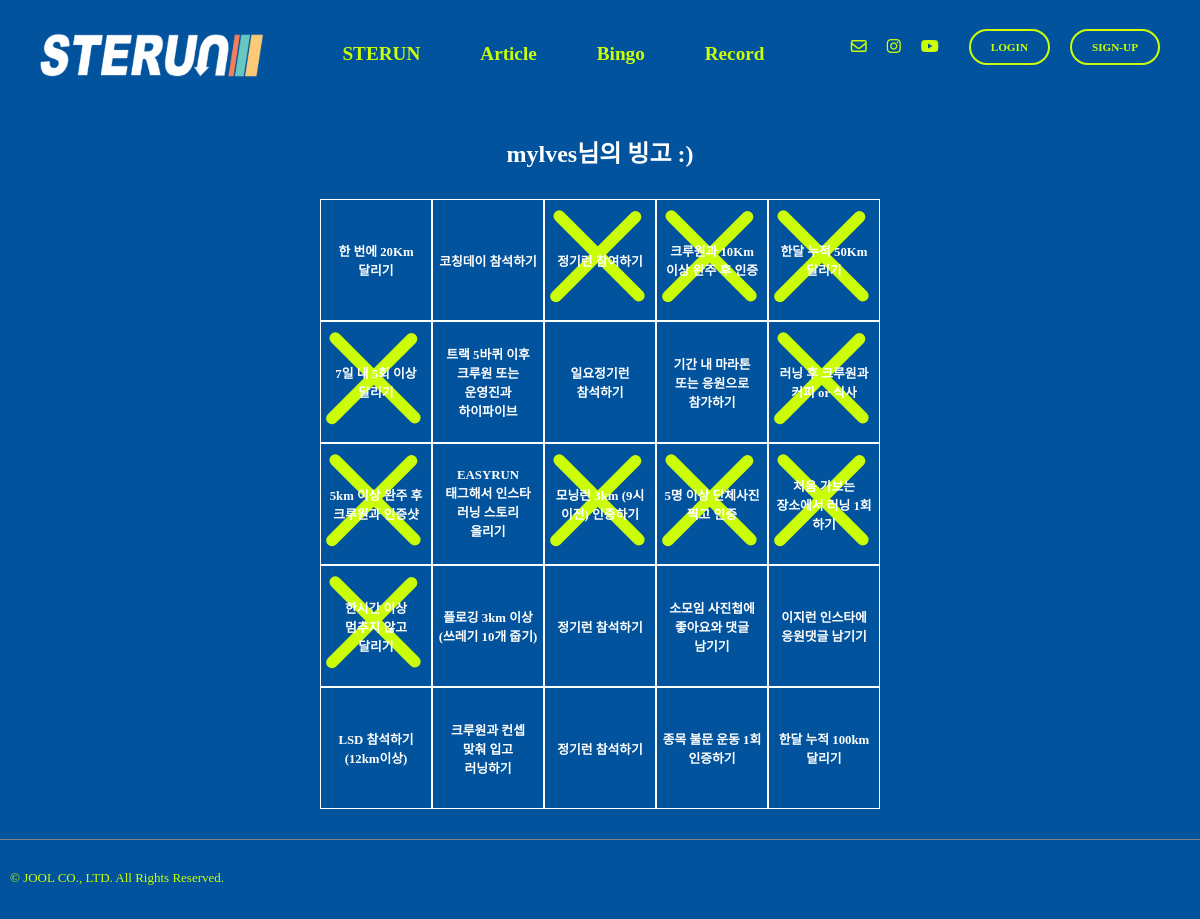
/bingo/1, run on an earlier commit of the app's database.
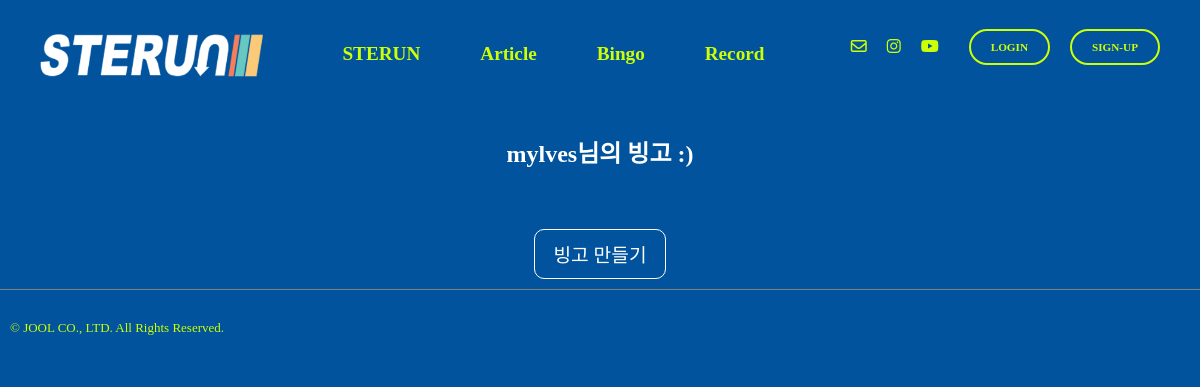
And on a later commit of the database.
### bingo/models.py (models this page shows, shortened)
class BingoCheck(models.Model):
    bingo_item = models.ForeignKey(BingoItem, on_delete=models.CASCADE)
    user = models.ForeignKey(settings.AUTH_USER_MODEL, on_delete=models.CASCADE)
    completed = models.BooleanField(default=False)

class BingoItem(models.Model):
    item_id = models.IntegerField(primary_key=True)
    content = models.CharField(max_length=100, blank=False, null=False)
    row = models.IntegerField(null=False, blank=False)
    col = models.IntegerField(null=False, blank=False)

### bingo/views.py (the view)
# urls.py: path("<str:pk>", views.bingo, name="bingo"),
def bingo(request, pk):
    user = get_object_or_404(User, pk=pk)
    login_user = request.user
    if user == login_user:
        user_matched = 1
    else:
        user_matched = None
    print(user_matched)
    bingo_item_1r = BingoCheck.objects.select_related("bingo_item").filter(user=pk).filter(bingo_item__row=1)
    bingo_item_2r = BingoCheck.objects.select_related("bingo_item").filter(user=pk).filter(bingo_item__row=2)
    bingo_item_3r = BingoCheck.objects.select_related("bingo_item").filter(user=pk).filter(bingo_item__row=3)
    bingo_item_4r = BingoCheck.objects.select_related("bingo_item").filter(user=pk).filter(bingo_item__row=4)
    bingo_item_5r = BingoCheck.objects.select_related("bingo_item").filter(user=pk).filter(bingo_item__row=5)
    lenof5l = len(bingo_item_5r)
    return render(request,"bingo.html",{"bingo_item_1r":bingo_item_1r, "bingo_item_2r":bingo_item_2r, "bingo_item_3r":bingo_item_3r, "bingo_item_4r":bingo_item_4r, "bingo_item_5r":bingo_item_5r, "user_id":pk, "len":lenof5l,"user_name":user.username, "user_matched":user_matched})

### templates/bingo.html (shortened to what this page needs)
{% extends "base.html" %}
{% load static %}
{% block content %}
  <div class="bingo-title">{{ user_name }}님의 빙고 :)</div>
  <div class="bingo-board fade-in-up-short">
    <div class="bingo-row">
      {% for item in bingo_item_1r %}
        <label for="{{ item.bingo_item.item_id }}">
          <div class="bingo-col" id="item{{ item.bingo_item.item_id }}">
            {{ item.bingo_item.content }}
            <div id="bingo-img{{ item.bingo_item.item_id }}" class="bingo-img">
              <img class="bingo-stamp" src="{% static "img/x-symbol_btn.svg" %}" alt="main-img" height="auto," width="auto">
            </div>
          </div>
        </label>
      {% endfor %}
    </div>
    <div class="bingo-row">
      {% for item in bingo_item_2r %}
        <label for="{{ item.bingo_item.item_id }}">
          <div class="bingo-col" id="item{{ item.bingo_item.item_id }}">
            {{ item.bingo_item.content }}
            <div id="bingo-img{{ item.bingo_item.item_id }}" class="bingo-img">
              <img class="bingo-stamp" src="{% static "img/x-symbol_btn.svg" %}" alt="main-img" height="auto," width="auto">
            </div>
          </div>
        </label>
      {% endfor %}
    </div>
    <div class="bingo-row">
      {% for item in bingo_item_3r %}
        <label for="{{ item.bingo_item.item_id }}">
          <div class="bingo-col" id="item{{ item.bingo_item.item_id }}">
            {{ item.bingo_item.content }}
            <div id="bingo-img{{ item.bingo_item.item_id }}" class="bingo-img">
              <img class="bingo-stamp" src="{% static "img/x-symbol_btn.svg" %}" alt="main-img" height="auto," width="auto">
            </div>
          </div>
        </label>
      {% endfor %}
    </div>
    <div class="bingo-row">
      {% for item in bingo_item_4r %}
        <label for="{{ item.bingo_item.item_id }}">
          <div class="bingo-col" id="item{{ item.bingo_item.item_id }}">
            {{ item.bingo_item.content }}
            <div id="bingo-img{{ item.bingo_item.item_id }}" class="bingo-img">
              <img class="bingo-stamp" src="{% static "img/x-symbol_btn.svg" %}" alt="main-img" height="auto," width="auto">
            </div>
          </div>
        </label>
      {% endfor %}
    </div>
    <div class="bingo-row">
      {% for item in bingo_item_5r %}
        <label for="{{ item.bingo_item.item_id }}">
          <div class="bingo-col" id="item{{ item.bingo_item.item_id }}">
            {{ item.bingo_item.content }}
          </div>
        </label>
      {% endfor %}
    </div>
  </div>
  {% if len != 5 %}
    <a href="{% url 'bingo:create_bingo' user.pk %}">
      <div class="create-bingo-btn">빙고 만들기</div>
    </a>
  {% endif %}
{% endblock content %}

What changed in the data, as far as the page shows it:
removed BingoCheck: bingo_item.content "한 번에 20Km 달리기"
removed BingoCheck: bingo_item.content "코칭데이 참석하기"
removed BingoCheck: bingo_item.content "정기런 참여하기"
removed BingoCheck: bingo_item.content "크루원과 10Km 이상 완주 후 인증"
removed BingoCheck: bingo_item.content "한달 누적 50Km 달리기"
removed BingoCheck: bingo_item.content "7일 내 5회 이상 달리기"
removed BingoCheck: bingo_item.content "트랙 5바퀴 이후 크루원 또는 운영진과 하이파이브"
removed BingoCheck: bingo_item.content "일요정기런 참석하기"
removed BingoCheck: bingo_item.content "기간 내 마라톤 또는 응원으로 참가하기"
removed BingoCheck: bingo_item.content "러닝 후 크루원과 커피 or 식사"
removed BingoCheck: bingo_item.content "5km 이상 완주 후 크루원과 인증샷"
removed BingoCheck: bingo_item.content "EASYRUN 태그해서 인스타 러닝 스토리 올리기"
removed BingoCheck: bingo_item.content "모닝런 3km (9시 이전) 인증하기"
removed BingoCheck: bingo_item.content "5명 이상 단체사진 찍고 인증"
removed BingoCheck: bingo_item.content "처음 가보는 장소에서 러닝 1회 하기"
removed BingoCheck: bingo_item.content "한시간 이상 멈추지 않고 달리기"
removed BingoCheck: bingo_item.content "플로깅 3km 이상 (쓰레기 10개 줍기)"
removed BingoCheck: bingo_item.content "정기런 참석하기"
removed BingoCheck: bingo_item.content "소모임 사진첩에 좋아요와 댓글 남기기"
removed BingoCheck: bingo_item.content "이지런 인스타에 응원댓글 남기기"
removed BingoCheck: bingo_item.content "LSD 참석하기 (12km이상)"
removed BingoCheck: bingo_item.content "크루원과 컨셉 맞춰 입고 러닝하기"
removed BingoCheck: bingo_item.content "정기런 참석하기"
removed BingoCheck: bingo_item.content "종목 불문 운동 1회 인증하기"
removed BingoCheck: bingo_item.content "한달 누적 100km 달리기"
Also different on the page:
text now shown: "빙고 만들기"
